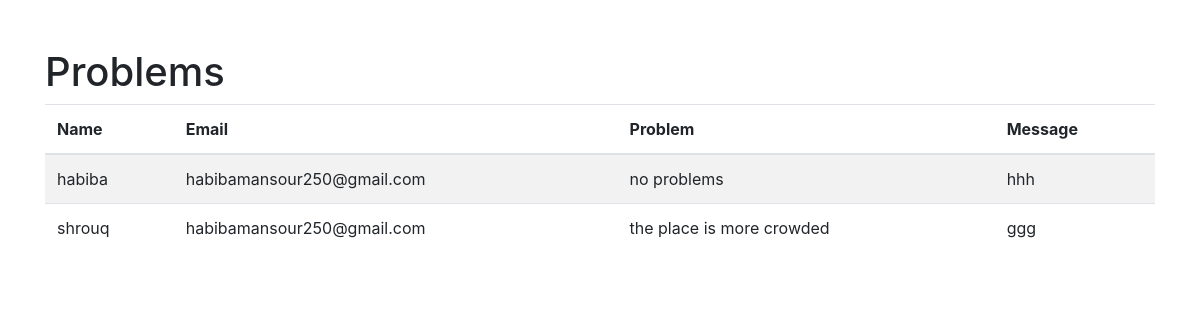
/problems.php, run on the app's committed database.
### tables this page shows
CREATE TABLE `problems` (
  `id` int(100) NOT NULL,
  `name` varchar(255) NOT NULL,
  `email` varchar(255) NOT NULL,
  `problem` varchar(255) NOT NULL,
  `messege` varchar(255) NOT NULL
);

### problems.php (the view, shortened to what this page needs)
<!DOCTYPE html>
<html>
<head>
<link rel="stylesheet"
href="https://stackpath.bootstrapcdn.com/bootstrap/4.5.2/css/bootstrap.min.css">
</head>
<body>
<div class="container mt-5">
<h1>Problems</h1>
<table class="table table-striped">
<thead>
<tr>
<th>Name</th>
<th>Email</th>
<th>Problem</th>
<th>Message</th>
</tr>
</thead>
<tbody>
<?php
$servername = "localhost";
$username = "root";
$password = "";
$conn = new mysqli($servername, $username, $password);
$sql = "SELECT * FROM problems ";
$result = $conn->query($sql);
if ($result->num_rows > 0) {
while ($row = $result->fetch_assoc()) {
echo "<tr>";
echo "<td>{$row['name']}</td>";
echo "<td>{$row['email']}</td>";
echo "<td>{$row['problem']}</td>";
echo "<td>{$row['messege']}</td>";
}
} else {
echo "<tr><td colspan='4'>No Problems found</td></tr>";
}
?>
</tbody>
</table>
</div>
</body>
</html>

### data on the page
problems: name "habiba", email "habibamansour250@gmail.com", problem "no problems", messege "hhh"
problems: name "shrouq", email "habibamansour250@gmail.com", problem "the place is more crowded", messege "ggg"
